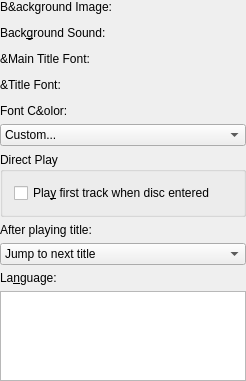
<ui version="4.0" >
 <class>TemplateOptionsLayout</class>
 <widget class="QWidget" name="TemplateOptionsLayout" >
  <property name="geometry" >
   <rect>
    <x>0</x>
    <y>0</y>
    <width>246</width>
    <height>381</height>
   </rect>
  </property>
  <property name="windowTitle" >
   <string>Template Options</string>
  </property>
  <layout class="QVBoxLayout" >
   <property name="leftMargin" >
    <number>0</number>
   </property>
   <property name="topMargin" >
    <number>0</number>
   </property>
   <property name="rightMargin" >
    <number>0</number>
   </property>
   <property name="bottomMargin" >
    <number>0</number>
   </property>
   <item>
    <widget class="QLabel" name="backgroundImageLabel" >
     <property name="text" >
      <string>B&amp;ackground Image:</string>
     </property>
     <property name="wordWrap" >
      <bool>false</bool>
     </property>
     <property name="buddy" >
      <cstring>kcfg_background::Url</cstring>
     </property>
    </widget>
   </item>
   <item>
    <widget class="KUrlRequester" name="kcfg_background::Url" />
   </item>
   <item>
    <widget class="QLabel" name="textLabel1" >
     <property name="text" >
      <string>Back&amp;ground Sound:</string>
     </property>
     <property name="wordWrap" >
      <bool>false</bool>
     </property>
     <property name="buddy" >
      <cstring>kcfg_sound</cstring>
     </property>
    </widget>
   </item>
   <item>
    <widget class="KUrlRequester" name="kcfg_sound" />
   </item>
   <item>
    <widget class="QLabel" name="mainTitleFontLabel" >
     <property name="text" >
      <string>&amp;Main Title Font:</string>
     </property>
     <property name="wordWrap" >
      <bool>false</bool>
     </property>
     <property name="buddy" >
      <cstring>kcfg_main::font</cstring>
     </property>
    </widget>
   </item>
   <item>
    <widget class="KMFFontChooser" native="1" name="kcfg_main::font" />
   </item>
   <item>
    <widget class="QLabel" name="textLabel3" >
     <property name="text" >
      <string>&amp;Title Font:</string>
     </property>
     <property name="wordWrap" >
      <bool>false</bool>
     </property>
     <property name="buddy" >
      <cstring>kcfg_title::font</cstring>
     </property>
    </widget>
   </item>
   <item>
    <widget class="KMFFontChooser" native="1" name="kcfg_title::font" />
   </item>
   <item>
    <widget class="QLabel" name="colorLabel" >
     <property name="text" >
      <string>Font C&amp;olor:</string>
     </property>
     <property name="wordWrap" >
      <bool>false</bool>
     </property>
     <property name="buddy" >
      <cstring>kcfg_label::color</cstring>
     </property>
    </widget>
   </item>
   <item>
    <widget class="KColorCombo" name="kcfg_label::color" >
     <item>
      <property name="text" >
       <string>Custom...</string>
      </property>
     </item>
     <item>
      <property name="text" >
       <string/>
      </property>
     </item>
     <item>
      <property name="text" >
       <string/>
      </property>
     </item>
     <item>
      <property name="text" >
       <string/>
      </property>
     </item>
     <item>
      <property name="text" >
       <string/>
      </property>
     </item>
     <item>
      <property name="text" >
       <string/>
      </property>
     </item>
     <item>
      <property name="text" >
       <string/>
      </property>
     </item>
     <item>
      <property name="text" >
       <string/>
      </property>
     </item>
     <item>
      <property name="text" >
       <string/>
      </property>
     </item>
     <item>
      <property name="text" >
       <string/>
      </property>
     </item>
     <item>
      <property name="text" >
       <string/>
      </property>
     </item>
     <item>
      <property name="text" >
       <string/>
      </property>
     </item>
     <item>
      <property name="text" >
       <string/>
      </property>
     </item>
     <item>
      <property name="text" >
       <string/>
      </property>
     </item>
     <item>
      <property name="text" >
       <string/>
      </property>
     </item>
     <item>
      <property name="text" >
       <string/>
      </property>
     </item>
     <item>
      <property name="text" >
       <string/>
      </property>
     </item>
     <item>
      <property name="text" >
       <string/>
      </property>
     </item>
     <item>
      <property name="text" >
       <string/>
      </property>
     </item>
     <item>
      <property name="text" >
       <string/>
      </property>
     </item>
     <item>
      <property name="text" >
       <string/>
      </property>
     </item>
     <item>
      <property name="text" >
       <string/>
      </property>
     </item>
     <item>
      <property name="text" >
       <string/>
      </property>
     </item>
     <item>
      <property name="text" >
       <string/>
      </property>
     </item>
     <item>
      <property name="text" >
       <string/>
      </property>
     </item>
     <item>
      <property name="text" >
       <string/>
      </property>
     </item>
     <item>
      <property name="text" >
       <string/>
      </property>
     </item>
     <item>
      <property name="text" >
       <string/>
      </property>
     </item>
     <item>
      <property name="text" >
       <string/>
      </property>
     </item>
     <item>
      <property name="text" >
       <string/>
      </property>
     </item>
     <item>
      <property name="text" >
       <string/>
      </property>
     </item>
     <item>
      <property name="text" >
       <string/>
      </property>
     </item>
     <item>
      <property name="text" >
       <string/>
      </property>
     </item>
     <item>
      <property name="text" >
       <string/>
      </property>
     </item>
     <item>
      <property name="text" >
       <string/>
      </property>
     </item>
     <item>
      <property name="text" >
       <string/>
      </property>
     </item>
    </widget>
   </item>
   <item>
    <widget class="QGroupBox" name="directPlayGroupBox" >
     <property name="title" >
      <string>Direct Play</string>
     </property>
     <layout class="QVBoxLayout" >
      <item>
       <widget class="QCheckBox" name="kcfg_direct_play" >
        <property name="enabled" >
         <bool>true</bool>
        </property>
        <property name="text" >
         <string>Pla&amp;y first track when disc entered</string>
        </property>
        <property name="shortcut" >
         <string>Alt+Y</string>
        </property>
       </widget>
      </item>
     </layout>
    </widget>
   </item>
   <item>
    <widget class="QLabel" name="jumpLabel" >
     <property name="text" >
      <string>After playing title:</string>
     </property>
     <property name="wordWrap" >
      <bool>false</bool>
     </property>
    </widget>
   </item>
   <item>
    <widget class="QComboBox" name="kcfg_continue_to_next_title" >
     <property name="currentIndex" >
      <number>1</number>
     </property>
     <item>
      <property name="text" >
       <string>Jump to main menu</string>
      </property>
     </item>
     <item>
      <property name="text" >
       <string>Jump to next title</string>
      </property>
     </item>
    </widget>
   </item>
   <item>
    <widget class="QLabel" name="languageLabel" >
     <property name="text" >
      <string>La&amp;nguage:</string>
     </property>
     <property name="wordWrap" >
      <bool>false</bool>
     </property>
     <property name="buddy" >
      <cstring>kcfg_language</cstring>
     </property>
    </widget>
   </item>
   <item>
    <widget class="QListView" name="kcfg_language" >
     <property name="autoFill" stdset="0" >
      <bool>true</bool>
     </property>
    </widget>
   </item>
  </layout>
 </widget>
 <layoutdefault spacing="6" margin="11" />
 <layoutfunction spacing="KDialog::spacingHint" margin="KDialog::marginHint" />
 <pixmapfunction>BTN_ICON</pixmapfunction>
 <customwidgets>
  <customwidget>
   <class>KColorCombo</class>
   <extends>QComboBox</extends>
   <header>kcolorcombo.h</header>
  </customwidget>
  <customwidget>
   <class>KUrlRequester</class>
   <extends>QFrame</extends>
   <header>kurlrequester.h</header>
  </customwidget>
  <customwidget>
   <class>KMFFontChooser</class>
   <extends>QWidget</extends>
   <header>kmffontchooser.h</header>
  </customwidget>
 </customwidgets>
 <tabstops>
  <tabstop>kcfg_background::Url</tabstop>
  <tabstop>kcfg_sound</tabstop>
  <tabstop>kcfg_main::font</tabstop>
  <tabstop>kcfg_title::font</tabstop>
  <tabstop>kcfg_label::color</tabstop>
  <tabstop>kcfg_direct_play</tabstop>
  <tabstop>kcfg_continue_to_next_title</tabstop>
  <tabstop>kcfg_language</tabstop>
 </tabstops>
 <includes>
  <include location="local" >kUrlrequester.h</include>
  <include location="local" >klineedit.h</include>
  <include location="local" >kpushbutton.h</include>
  <include location="local" >kUrlrequester.h</include>
  <include location="local" >klineedit.h</include>
  <include location="local" >kpushbutton.h</include>
  <include location="local" >kmffontchooser.h</include>
  <include location="local" >kmffontchooser.h</include>
  <include location="local" >kcolorcombo.h</include>
  <include location="local" >kmflanguagewidgets.h</include>
 </includes>
 <resources/>
 <connections/>
</ui>
